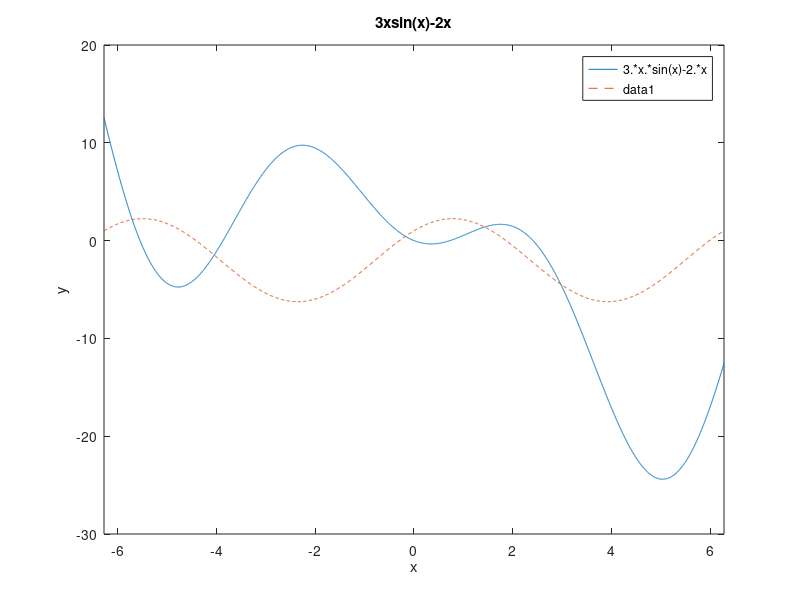

The MATLAB source for this figure: (Note: this script raises an error after producing the figure.)
%% Homework 04 - Steve Mazza
%% Problem 1
%
close all;
clc;
clear all;

p_fun = '3*x*sin(x)-2*x';

% Plot the function
fplot(p_fun,[-2*pi 2*pi]);
hold on;

% Compute the derivative by hand
%pd_fun = polyder(p_fun);
pd_fun = '3*sin(x)+3*cos(x)-2'; 

% Add the derivative to the same plot
fplot(pd_fun,[-2*pi 2*pi],'--');

% Provide title, axis labels, and legend
title('3xsin(x)-2x');
xlabel('x');
ylabel('y');

% Use fzero() to find all zeros of the drivative at -4, -2, 0, 2, 4.
f_zero = zeros(1,5);
f_zero(1) = fzero(pd_fun,-4);
f_zero(2) = fzero(pd_fun,-2);
f_zero(3) = fzero(pd_fun,0);
f_zero(4) = fzero(pd_fun,2);
f_zero(5) = fzero(pd_fun,4);

% Add zeros to the plot as markers
for i=1:5
    x = f_zero(i);
    y = 3*sin(x)+3*cos(x)-2;
    plot(x,y,'rx');
end


%% Problem 2
%
close all;
clc;
clear all;

%% Problem 3
%
close all;
clc;
clear all;

%% Problem 4
%
close all;
clc;
clear all;
